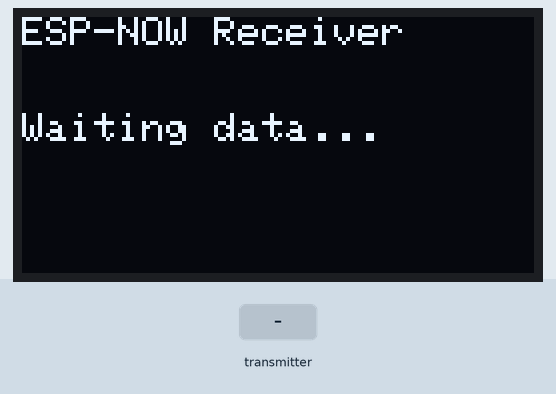
This sketch was run on a simulated ESP32. Shown: 128×64 one-colour display. The test bench sets the inputs (shaded band). What the sketch prints to the serial monitor is not drawn.

Above: at 1.2 s.
1.3 s: the transmitter starts sending temperature = 0
At 2.4 s:
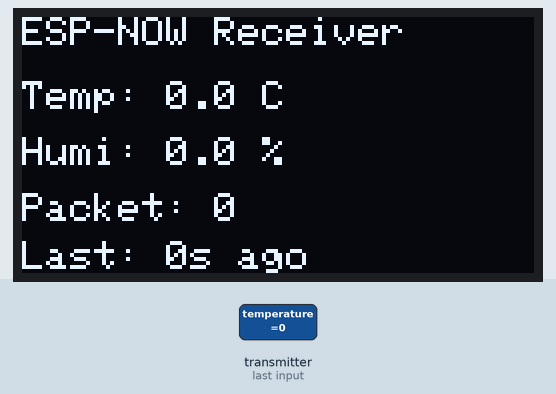
3.0 s: the transmitter starts sending humidity = 25
At 3.8 s:
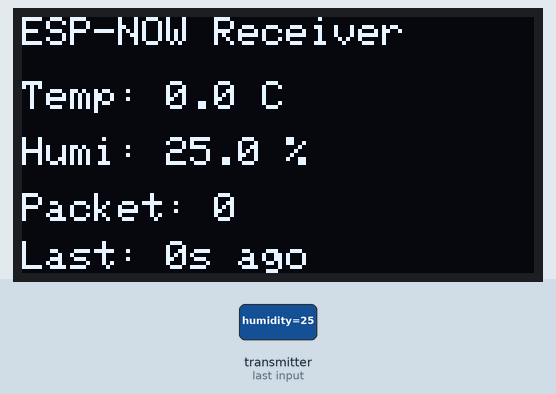
4.8 s: the transmitter starts sending packetId = 1
At 6.3 s:
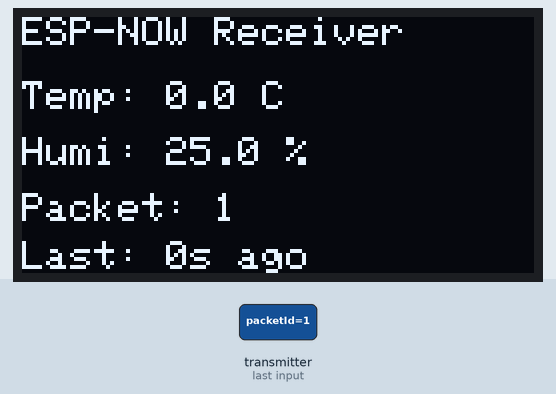
6.6 s: the transmitter starts sending temperature = 25
At 7.7 s:
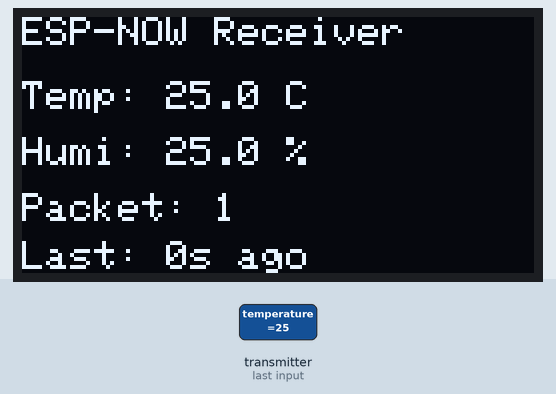
8.4 s: the transmitter starts sending humidity = 50
At 9.1 s:
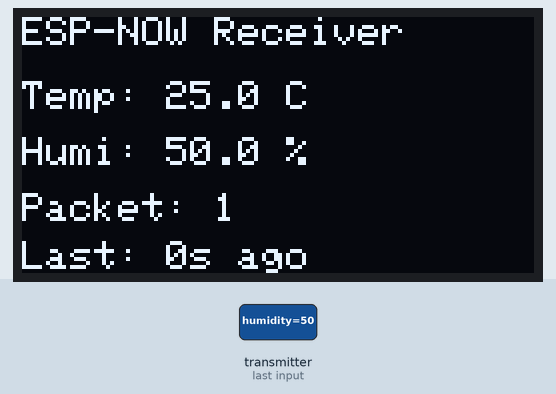
10.2 s: the transmitter starts sending packetId = 0
At 11.7 s:
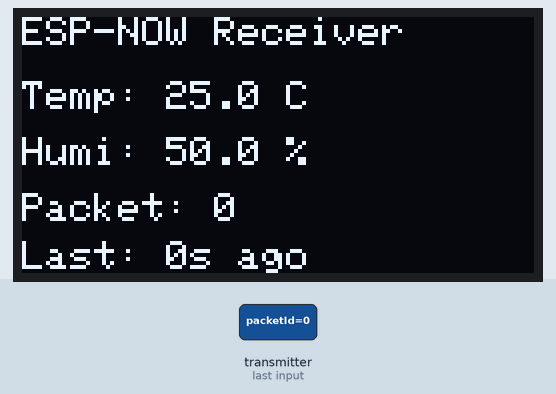
Timing chart, 0 to 13.0 s (numbered marks = the images above; inputs shaded):
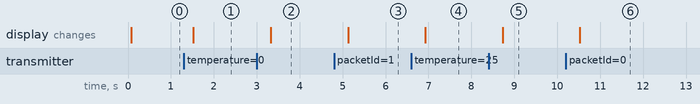

The sketch:

receiver.ino
```cpp
#include <WiFi.h>
#include <esp_now.h>
#include <Wire.h>
#include <Adafruit_GFX.h>
#include <Adafruit_SSD1306.h>

// =====================
// OLED
// =====================
#define SCREEN_WIDTH 128
#define SCREEN_HEIGHT 64
#define OLED_RESET    -1
#define SCREEN_ADDRESS 0x3C

Adafruit_SSD1306 display(SCREEN_WIDTH, SCREEN_HEIGHT, &Wire, OLED_RESET);

// =====================
// Data structure
// =====================
typedef struct struct_message {
  float temperature;
  float humidity;
  unsigned long packetId;
} struct_message;

struct_message incomingData;

// =====================
// State
// =====================
float latestTemp = 0.0;
float latestHumidity = 0.0;
unsigned long latestPacketId = 0;
bool hasNewData = false;
bool dataReceived = false;

unsigned long lastReceiveMillis = 0;

// =====================
// Non-blocking display refresh
// =====================
unsigned long previousDisplayMillis = 0;
const unsigned long displayInterval = 300;

// =====================
// Utility
// =====================
void printMacAddress() {
  Serial.print("Receiver MAC Address: ");
  Serial.println(WiFi.macAddress());
}

void drawScreen() {
  display.clearDisplay();
  display.setTextColor(SSD1306_WHITE);

  display.setTextSize(1);
  display.setCursor(0, 0);
  display.println("ESP-NOW Receiver");

  if (dataReceived) {
    display.setCursor(0, 16);
    display.print("Temp: ");
    display.print(latestTemp, 1);
    display.println(" C");

    display.setCursor(0, 30);
    display.print("Humi: ");
    display.print(latestHumidity, 1);
    display.println(" %");

    display.setCursor(0, 44);
    display.print("Packet: ");
    display.println(latestPacketId);

    display.setCursor(0, 56);
    display.print("Last: ");
    display.print((millis() - lastReceiveMillis) / 1000);
    display.print("s ago");
  } else {
    display.setCursor(0, 24);
    display.println("Waiting data...");
  }

  display.display();
}

void onDataRecv(const esp_now_recv_info_t *recvInfo, const uint8_t *incomingDataBytes, int len) {
  if (len == sizeof(struct_message)) {
    memcpy(&incomingData, incomingDataBytes, sizeof(incomingData));

    latestTemp = incomingData.temperature;
    latestHumidity = incomingData.humidity;
    latestPacketId = incomingData.packetId;
    lastReceiveMillis = millis();
    hasNewData = true;
    dataReceived = true;

    Serial.println("=== Data Received ===");
    Serial.print("Temp: ");
    Serial.println(latestTemp);
    Serial.print("Humidity: ");
    Serial.println(latestHumidity);
    Serial.print("Packet ID: ");
    Serial.println(latestPacketId);
  } else {
    Serial.println("Received data size mismatch");
  }
}

bool initEspNow() {
  if (esp_now_init() != ESP_OK) {
    Serial.println("ESP-NOW init failed");
    return false;
  }

  esp_now_register_recv_cb(onDataRecv);
  return true;
}

bool initDisplay() {
  if (!display.begin(SSD1306_SWITCHCAPVCC, SCREEN_ADDRESS)) {
    Serial.println("SSD1306 allocation failed");
    return false;
  }

  display.clearDisplay();
  display.display();
  return true;
}

void setup() {
  Serial.begin(115200);

  WiFi.mode(WIFI_STA);
  printMacAddress();

  Wire.begin(21, 22);

  if (!initDisplay()) {
    Serial.println("Display setup failed");
    while (true) {
      delay(1000);
    }
  }

  if (!initEspNow()) {
    Serial.println("ESP-NOW setup failed");
    while (true) {
      delay(1000);
    }
  }

  drawScreen();
  Serial.println("Receiver ready");
}

void loop() {
  unsigned long currentMillis = millis();

  if (currentMillis - previousDisplayMillis >= displayInterval) {
    previousDisplayMillis = currentMillis;
    drawScreen();
  }
}
```

Measured:
- after the input at 1.3 s, the display: changes after 0.23 s (image 1)
- after the input at 3.0 s, the display: changes after 0.33 s (image 2)
- after the input at 4.8 s, the display: changes after 0.33 s (image 3)
- after the input at 6.6 s, the display: changes after 0.33 s (image 4)
- after the input at 8.4 s, the display: changes after 0.33 s (image 5)
- after the input at 10.2 s, the display: changes after 0.33 s (image 6)
